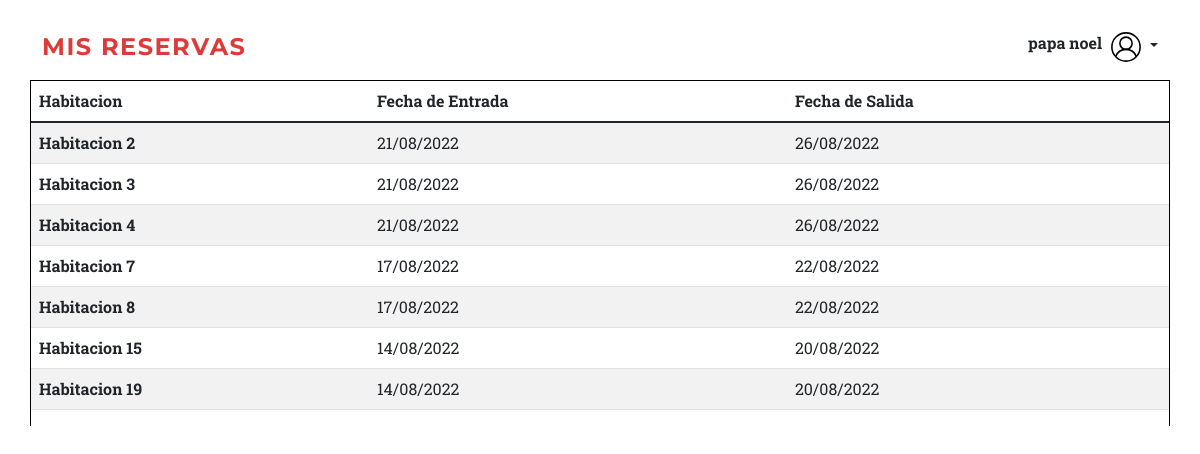
/Mis_reservas (signed in), run on the app's committed database.
### tables this page shows
CREATE TABLE Usuarios (
  _id integer  primary key autoincrement not null,
  nombre varchar(100),
  correo varchar(100),
  contrasena varchar(100),
  rol varchar(20)
);

CREATE TABLE Reserva (_id integer PRIMARY KEY AUTOINCREMENT NOT NULL, user_id integer REFERENCES Usuarios (_id), habitacion_id integer REFERENCES Habitaciones (_id), fecha_entrada DATE, fecha_salida DATE);

### routes/Admin_reserva.py (the view)
@app.route('/Mis_reservas')
def MisReservas():
    if current_user.rol == "3":
        res = reservas().get_lista()
        parsed = res
        return render_template('Mis_reservas.html', items=parsed, formato_moneda=format_decimal)
    else:
        return render_template('index.html')

### apis/API_Reservas.py (called while the page is built)
    def get_lista(self):
        try:
            conn = db_connect.connect()
            query = conn.execute("SELECT * FROM Reserva ORDER BY _id ASC")
            result = {'Reservas': [dict(zip(tuple (query.keys()), i)) for i in query.cursor], 'mensaje': "Reservas listadas.", 'exito': True}
            return result
        except Exception as ex:
            return ({'mensaje': "Error", 'exito': False})

### auth/Autenticacion.py (called while the page is built)
@login_manager_app.user_loader
def load_user(id):
    return ModelUser.get_by_id(db, id)

### models/ModelUser.py (called while the page is built)
    @classmethod
    def get_by_id(self, db, id):
        try:
            conn = db.connect()
            query = conn.execute("SELECT _id, correo, nombre, rol FROM usuarios WHERE _id = {}".format(id))
            row = query.fetchone()
            if row != None:
                return User(row[0], row[1], None, row[2], row[3])
            else:
                return None
        except Exception as ex:
            raise Exception(ex)

### templates/Mis_reservas.html (shortened to what this page needs)
<!DOCTYPE html>
<html lang="es">
    <head>
        <link href="static/css/styles.css" rel="stylesheet" />
        <link rel="stylesheet" href="static/css/administradorHabitaciones.css" />
        <link rel="stylesheet" href="static/css/estrellas.css" />
    </head>
    <body id="page-top">
            <nav class="navbar navbar-expand-lg navbar-dark fixed-top" id="mainNav">
                <div class="container">
                    <a class="navbar-brand" style="color:#DE3A3A" href="#page-top">Mis Reservas</a>
                  <form class="d-flex">
                    <p class="nav-item" ><p></p><Strong>{{ current_user.nombre }} &nbsp;</Strong></p>
                    {% if current_user.is_authenticated %}
                                    <div class="dropdown text-end">
                                        <a href="#" class="d-block link-dark text-decoration-none dropdown-toggle" data-bs-toggle="dropdown" aria-expanded="false">
                                          <img src="{{ url_for('static', filename='assets/user.svg') }}" alt="mdo" width="32" height="32" class="rounded-circle">
                                        </a>
                                      </div>
                                {% endif %}
                  </form>
                </div>
              </nav>
        <ul class="lista container">
            <table class="table table-striped table-hover" id="myTable">
                <thead>
              <tr>
                <th scope="col">Habitacion</th>
                <th scope="col">Fecha de Entrada</th>
                <th scope="col">Fecha de Salida</th>
              </tr>
            </thead>
            <tbody>
                {% for x in items["Reservas"] %}
                    {% if x["user_id"] == current_user.id %}
                    <tr>
                        <th scope="row">Habitacion {{ x["habitacion_id"] }}</th>
                        <td>{{ x["fecha_entrada"] }}</td>
                        <td>{{ x["fecha_salida"] }}</td>
                    </tr>
                    {% endif %}
                {% endfor %}
            </tbody>
            </table>
        </ul>
    </body>
</html>

### static/css/administradorHabitaciones.css (style rules this page uses)
body { display: flex; }
.lista { margin-top: 80px; width: 100%; padding: 0; border: 1px solid black; border-bottom: none; }

### data on the page
Usuarios: nombre "papa noel"
Reserva: habitacion_id "15", fecha_entrada "14/08/2022", fecha_salida "20/08/2022"
Reserva: habitacion_id "19", fecha_entrada "14/08/2022", fecha_salida "20/08/2022"
Reserva: habitacion_id "2", fecha_entrada "21/08/2022", fecha_salida "26/08/2022"
Reserva: habitacion_id "3", fecha_entrada "21/08/2022", fecha_salida "26/08/2022"
Reserva: habitacion_id "4", fecha_entrada "21/08/2022", fecha_salida "26/08/2022"
Reserva: habitacion_id "7", fecha_entrada "17/08/2022", fecha_salida "22/08/2022"
Reserva: habitacion_id "8", fecha_entrada "17/08/2022", fecha_salida "22/08/2022"
